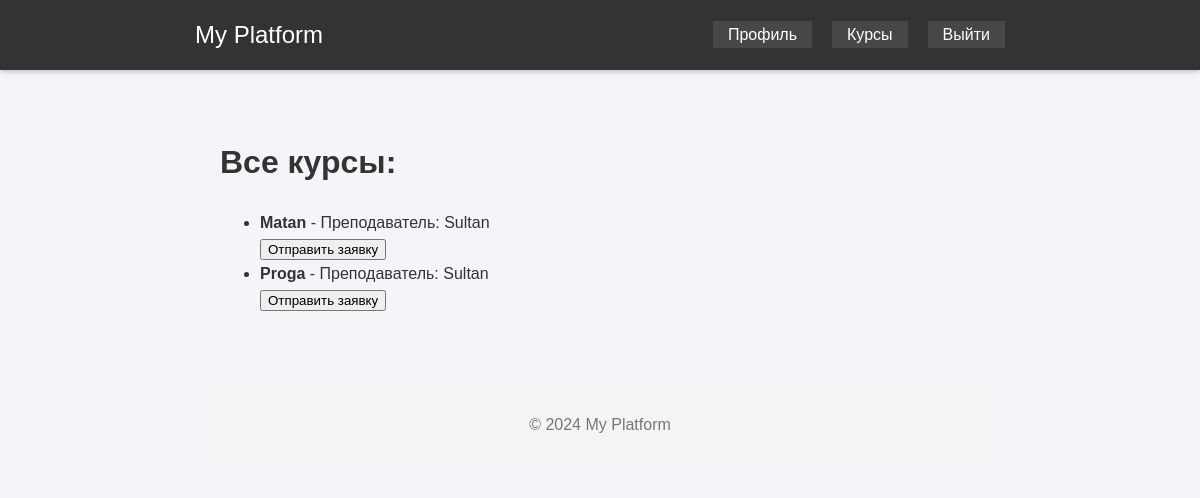
The page /courses/ (signed in) on the database its author committed.
### main/models.py (models this page shows, shortened)
class Courses(models.Model):
    name = models.CharField(max_length=128, blank=False)
    description = models.TextField(null=True)
    students = models.ManyToManyField(Users)
    teacher = models.ForeignKey(Users, on_delete=models.SET_NULL, null=True, limit_choices_to={'role': Users.TEACHER}, related_name='teacher')

class Users(AbstractUser):
    STUDENT = 'S'
    TEACHER = 'T'
    ROLES = [
        (STUDENT, 'Student'),
        (TEACHER, 'Teacher'),
    ]
    role = models.CharField(choices=ROLES, max_length=1, default=STUDENT)

### main/views.py (the view)
# urls.py: path('courses/', view_courses, name='view_courses'),
@login_required
def view_courses(request):
    courses = Courses.objects.all()
    return render(request, 'view_courses.html', {'courses': courses})

### templates/view_courses.html (shortened to what this page needs)
{% extends "base.html" %}
{% block content %}
<h1>Все курсы:</h1>
<ul>
    {% for course in courses %}
        <li>
            <strong>{{ course.name }}</strong> - Преподаватель: {{ course.teacher.username }}
            {% if user.role == 'S' %}
                <form method="post" action="{% url 'apply_course' course.id %}">
                    <button type="submit">Отправить заявку</button>
                </form>
            {% endif %}
        </li>
    {% endfor %}
</ul>
{% endblock %}

### static/css/styles.css (style rules this page uses)
body { font-family: Arial, sans-serif; line-height: 1.6; margin: 0 auto; max-width: 800px; padding: 1em; background-color: #f4f4f9; color: #333; }
h1, h2 { color: #333; }

### rows shown on the page
Courses: name "Matan", teacher.username "Sultan"
Courses: name "Proga", teacher.username "Sultan"
